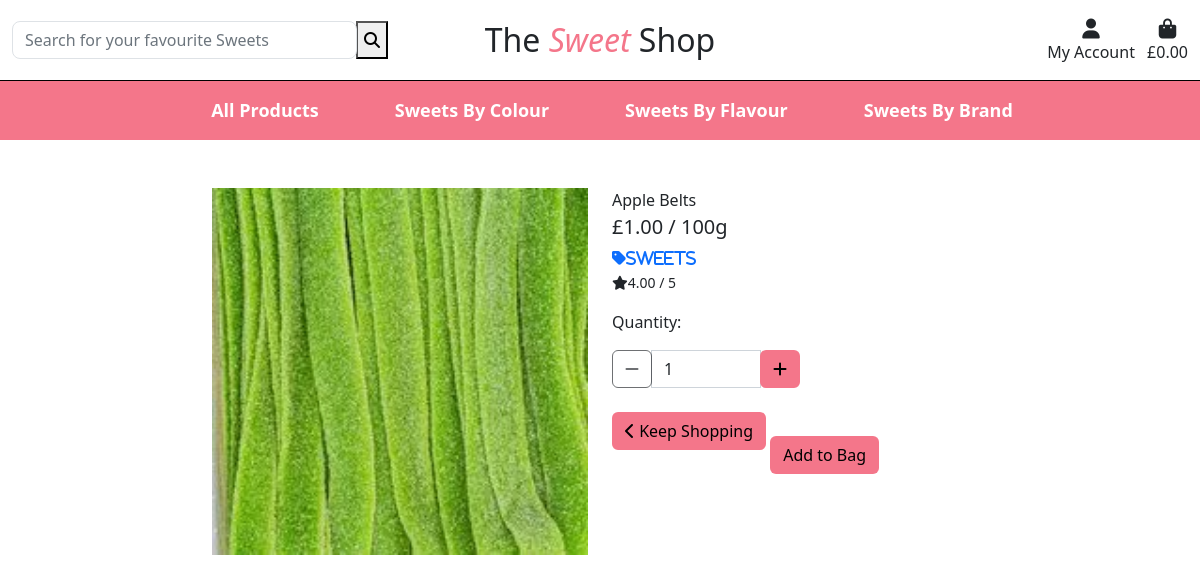
/products/5, run on the app's committed database.
### products/models.py (models this page shows, shortened)
class Product(models.Model):
    category = models.ForeignKey('Category', null=True, blank=True, on_delete=models.SET_NULL)
    name = models.CharField(max_length=254)
    description = models.TextField(null=True, blank=True)
    price = models.DecimalField(max_digits=6, decimal_places=2)
    color = models.CharField(max_length=254, null=True, blank=True)
    flavour = models.CharField(max_length=254, null=True, blank=True)
    brand = models.CharField(max_length=254, null=True, blank=True)
    vegetarian = models.BooleanField()
    rating = models.DecimalField(max_digits=6, decimal_places=2, null=True, blank=True)
    image = models.ImageField(null=True, blank=True)

class Category(models.Model):
    class Meta:
        verbose_name_plural = 'Categories'
    name = models.CharField(max_length=254)
    friendly_name = models.CharField(max_length=254, null=True, blank=True)

### products/views.py (the view)
# urls.py: path('<product_id>', views.product_detail, name='product_detail'),
def product_detail(request, product_id):
    product = get_object_or_404(Product, pk=product_id)
    context = {
        'product': product,
    }
    return render(request, 'products/product_detail.html', context)

### shopping_bag/contexts.py (called while the page is built, shortened)
def shopping_bag_contents(request):
    shopping_bag_items = []
    total = 0
    product_count = 0
    shopping_bag = request.session.get('shopping_bag', {})
    grand_total = total
    context = {
        'shopping_bag_items': shopping_bag_items,
        'total': total,
        'product_count': product_count,
        'grand_total': grand_total,
    }
    return context

### products/templates/products/product_detail.html (shortened to what this page needs)
{% extends "base.html" %}
{% load static %}
{% block content %}
<div class="container-fluid push-down">
    <div class="row">
        <div class="col-12 col-md-6 col-lg-4 offset-lg-2">
            <div class="image-container my-5">
                {% if product.image %}
                <a href="{{ product.image.url }}" target="_blank">
                    <img class="card-img-top img-fluid" src="{{ product.image.url }}" alt="{{ product.name }}">
                </a>
                {% else %}
                <a href="">
                    <img src="{{ MEDIA }}noimage.png" alt="{{ product.name }}">
                </a>
                {% endif %}
            </div>
        </div>
        <div class="col-12 col-md-6 col-lg-4">
            <div class="mb-5 mt-md-5">
                <p class="mb-0">{{ product.name }}</p>
                <p class="lead mb-0">£{{ product.price }} / 100g</p>
                {% if product.category %}
                <p class="mt-1 mb-0">
                    <a href="{% url 'products' %}?category={{ product.category.name }}">
                        <i class="fas fa-tag mr-1">{{ product.category.friendly_name }}</i>
                    </a>
                </p>
                {% endif %}
                {% if product.rating %}
                <small><i class="fas fa-star mr-1"></i>{{ product.rating }} / 5</small>
                {% else %}
                <small>No Rating</small>
                {% endif %}
                <form action="{% url 'add_to_shopping_bag' product.id %}" method="POST">
                    <div class="form-row">
                        <div class="col-12">
                            <p class="mt-3">Quantity:</p>
                            <div class="form-group w-50">
                                <div class="input-group">
                                    <div class="input-group-prepend">
                                        <button class="decrement-quantity btn" data-item_id="{{ product.id }}" id="decrement-quantity_{{ product.id }}">
                                            <span>
                                                <i class="fas fa-minus"></i>
                                            </span>
                                        </button>
                                    </div>
                                    <input class="form-control quantity_input" type="number" name="quantity" value="1" min="1" max="30" data-item_id="{{ product.id }}" id="id_quantity_{{ product.id }}">
                                    <div class="input-group-append">
                                        <button class="increment-quantity btn" data-item_id="{{ product.id }}" id="increment-quantity_{{ product.id }}">
                                            <span>
                                                <i class="fas fa-plus"></i>
                                            </span>
                                        </button>
                                    </div>
                                </div>
                            </div>
                        </div>
                        <div class="col-12">
                            <a class="btn" href="{% url 'products' %}">
                                <span>
                                    <i class="fas fa-chevron-left"></i>
                                </span>
                                <span>Keep Shopping</span>
                            </a>
                            <input class="btn mt-5" type="submit" value="Add to Bag">
                        </div>
                    </div>
                </form>
            </div>
        </div>
    </div>
</div>
{% endblock %}

### static/css/base.css (style rules this page uses)
.push-down { margin-top: 140px; }
.btn { background-color: #f4768a; color: black; }

### data on the page
Product: image (picture), name "Apple Belts", price "1.00", category.friendly_name "Sweets", rating "4.00"
